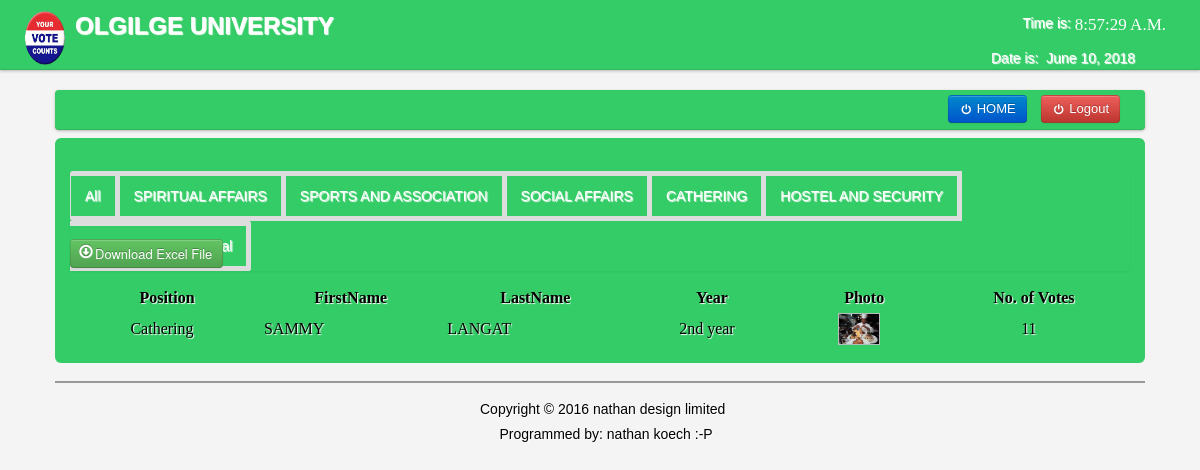
The page /presiding/cathering.php (signed in) on the database its author committed.
### tables this page shows
CREATE TABLE IF NOT EXISTS `candidate` (
  `CandidateID` int(11) NOT NULL AUTO_INCREMENT,
  `abc` varchar(100) NOT NULL,
  `Position` varchar(200) NOT NULL,
  `Party` varchar(100) NOT NULL,
  `FirstName` varchar(200) NOT NULL,
  `LastName` varchar(200) NOT NULL,
  `MiddleName` varchar(100) NOT NULL,
  `Gender` varchar(6) NOT NULL,
  `Year` varchar(100) NOT NULL,
  `Photo` varchar(200) NOT NULL,
  `status` int(10) NOT NULL,
  PRIMARY KEY (`CandidateID`)
);

### presiding/cathering.php (the view, shortened to what this page needs)
<?php
include('header.php');
?>
</head>
<body>
<?php include('nav_top.php'); ?>
<div class="wrapper">
<div class="home_body">
<div class="navbar">
	<div class="navbar-inner">
	<div class="container">
	<form class="navbar-form pull-right">
	    <a class="btn btn-primary" data-toggle=""  href="../kura/index.php"><i class="icon-off"></i>&nbsp;HOME</a>
	<a class="btn btn-danger" id="logout" data-toggle="modal" href="#myModal"><i class="icon-off"></i>&nbsp;Logout</a>
	</form>
	</div>
	</div>
	</div>
	<div id="element" class="hero-body">
	    <div class="pagination">
    <ul>
     <li><a href="index.php"><font color="white">All</font></a></li>
    <li><a href="spiritual.php"><font color="white">SPIRITUAL AFFAIRS</font></a></li>
    <li><a href="sports.php"><font color="white">SPORTS AND ASSOCIATION</font></a></li>
    <li><a href="social.php"><font color="white">SOCIAL AFFAIRS</font></a></li>
    <li><a href="cathering.php"><font color="white">CATHERING</font></a></li>
    <li><a href="hostel.php"><font color="white">HOSTEL AND SECURITY</font></a></li>
    <li><a href="activate_candidate.php"><font color="white"><i class="icon-active icon-large"></i>Candidate Approval</font></a></li>
    </ul>
    </div>
		<form method="POST" action="canvassing_excel.php">
	<button id="save_voter" class="btn btn-success" name="save"><i class="icon-download icon-large"></i>Download Excel File</button>
	</form>
	<table class="users-table">
<div class="demo_jui">
		<table cellpadding="0" cellspacing="0" border="0" class="display" id="log" class="jtable">
			<thead>
				<tr>
				<th>Position</th>
				<th>FirstName</th>
				<th>LastName</th>
				<th>Year</th>
				<th>Photo</th>
				<th>No. of Votes</th>
				</tr>
			</thead>
			<tbody>
<?php $candidate_query=mysql_query("select  * from candidate WHERE Position='cathering' AND status=1");
		while($candidate_rows=mysql_fetch_array($candidate_query)){
			$id=$candidate_rows['CandidateID'];
		?>
<tr class="del<?php echo $id ?>">
	<td align="center"><?php echo $candidate_rows['Position']; ?></td>
	<td><?php echo $candidate_rows['FirstName']; ?></td>
	<td><?php echo $candidate_rows['LastName']; ?></td>
	<td align="center"><?php echo $candidate_rows['Year']; ?></td>
	<td align="center"><img class="pic" width="40" height="30" src="<?php echo $candidate_rows['Photo'];?>" border="0" onmouseover="showtrail('<?php echo $candidate_rows['Photo'];?>','<?php echo $candidate_rows['FirstName']." ".$candidate_rows['LastName'];?> ',200,5)" onmouseout="hidetrail()"></a></td>
		<td align="center">
	<?php $votes_query=mysql_query("select * from votes where CandidateID='$id'");
	$vote_count=mysql_num_rows($votes_query);
	echo $vote_count;
	?>
</td>
	</tr>
<?php } ?>
			</tbody>
		</table>
	</div>
	</div>
<?php include('footer.php')?>
</div>
</body>
</html>

### presiding/css/datatable/demo_table_jui.css (style rules this page uses)
table.display thead th { cursor: pointer; padding: 3px 0 3px 10px; }
table.display { border-collapse: collapse; clear: both; margin: 0 auto; width: 100%; }
table.display td { padding: 3px 10px; }

### presiding/css/Home.css (style rules this page uses)
* { margin:0; padding:0; }
body { font-family:"Trebuchet MS", "Myriad Pro", Arial, sans-serif; font-size:14px; background-color: #fff; background:#f4f4f4 url(../images/bg.gif) repeat top left; text-shadow:1px 1px 1px #fff; background-position: 0 0px; }
.wrapper { width:1090px; margin:10px auto; }
.navbar .navbar-inner { background: #3C6; }

### rows shown on the page
candidate: Position "Cathering", FirstName "SAMMY", LastName "LANGAT", Year "2nd year", Photo (picture), vote_count "11"
